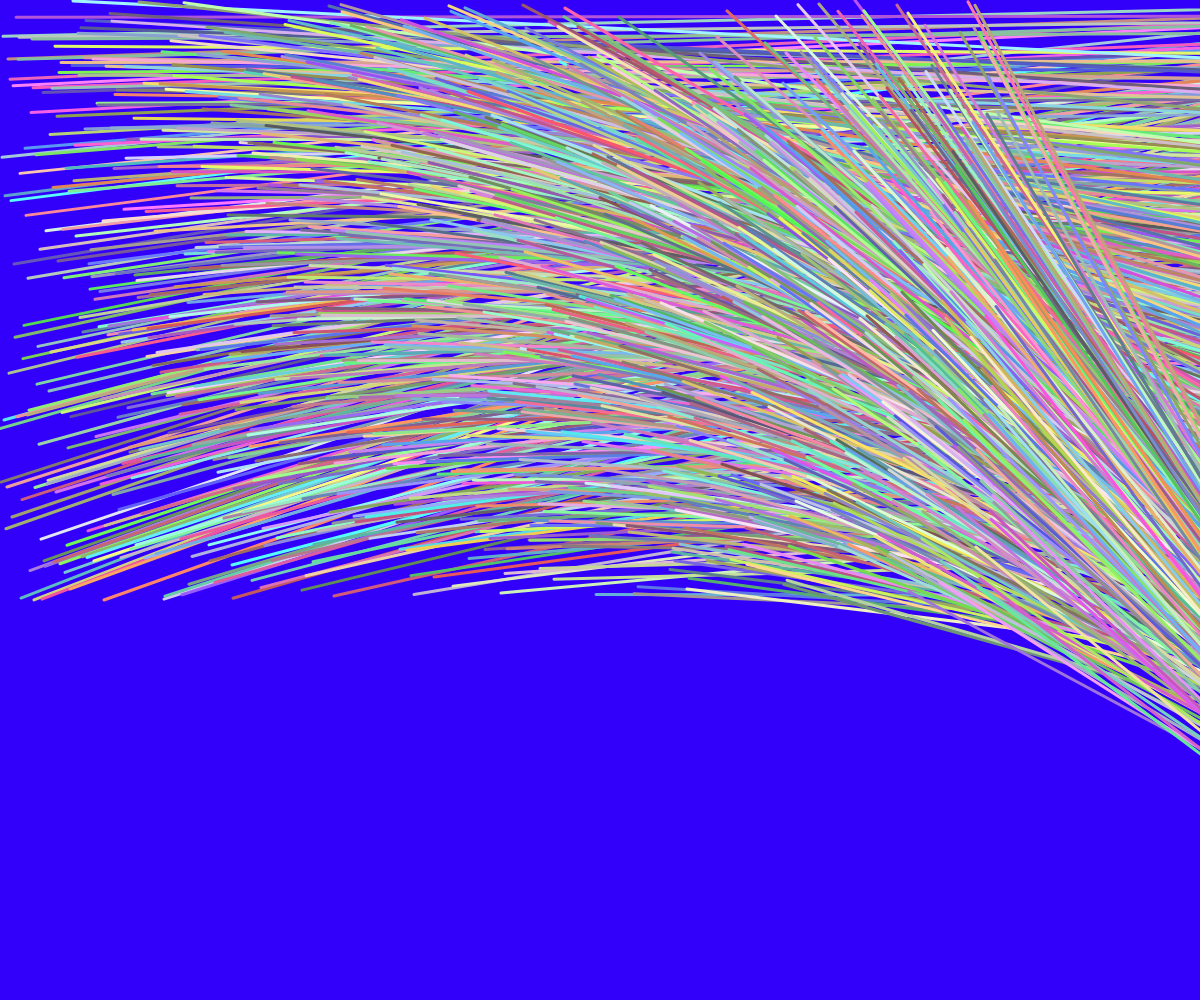
Frame 1 (no input)
Frame 60 (no input): identical to frame 1, image omitted
Frame 120 (the mouse pressed at the canvas centre since frame 60): identical to frame 1, image omitted

The p5.js sketch that drew this single still picture (run headless with seeded random() and noise() and a simulated clock; from frame 60 on, the mouse is pressed at the canvas centre):

// p5.js sketch
// ── sketch.js

function setup(){
  createCanvas(windowWidth,windowHeight);
  background(50,0,250);

  for(let i = 0; i <height ; i = i +1){
    let xlen = random(0,width/2);
    strokeWeight(3);
let rcol = random(80,255);
let gcol = random(80,255);
let bcol = random(80,255);

    stroke(rcol,gcol,bcol);
    line(1500,i,i,xlen);
  }
}

function draw(){
}
